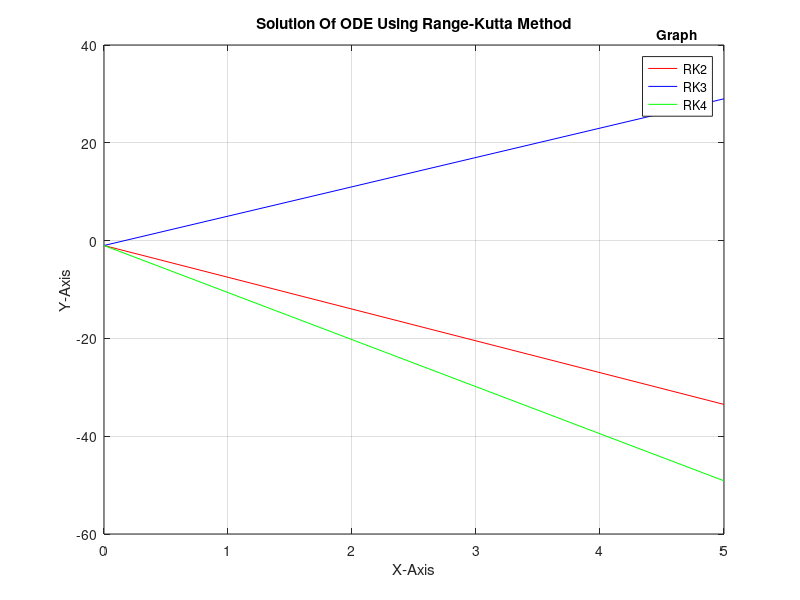

The MATLAB source for this figure:
clear all
clc
f = @(x, y) (-2 * x - y);
x(1) = 0;
y(1) = -1;
h = input("Enter Increament: ");
u = input("Enter a Point To Find It's Solution: ");
n = round(u / h) + 1;
for i = 2 : n
   x(i) = x(i - 1) + h; 
end
for i = 2 : length(x)
   k1 = h * f(x(i - 1), y(i - 1));
   k2 = h * f(x(i - 1) + (h / 2), y(i - 1) + (k1 / 2));
   y(i) = y(i - 1) + k2;
end
fprintf("The Solution Of The Given ODE using RK2 at Point(x = %.2f): %.4f\n", u, y(length(y)));
plot(x, y, 'red')
hold on
for i = 2 : length(x)
   k1 = h * f(x(i - 1), y(i - 1));
   k2 = h * f(x(i - 1) + (h / 2), y(i - 1) + (k1 / 2));
   k3 = h * f(x(i - 1) + h, y(i - 1) + 2 * k2 - k1);
   y(i) = y(i - 1) + (k1 + 4 * k2 + k3) / 6;
end
fprintf("The Solution Of The Given ODE using RK3 at Point(x = %.2f): %.4f\n", u, y(length(y)));
plot(x, y, 'blue')
for i = 2 : length(x)
   k1 = h * f(x(i - 1), y(i - 1));
   k2 = h * f(x(i - 1) + (h / 2), y(i - 1) + (k1 / 2));
   k3 = h * f(x(i - 1) + (h / 2), y(i - 1) + (k2 / 2));
   k4 = h * f(x(i - 1) + h, y(i - 1) + k3);
   y(i) = y(i - 1) + (k1 + 2 * k2 + 2 * k3 + k4) / 6;
end
fprintf("The Solution Of The Given ODE using RK4 at Point(x = %.2f): %.4f\n", u, y(length(y)));
plot(x, y, 'green')
title("Solution Of ODE Using Range-Kutta Method")
title(legend, 'Graph')
legend('RK2', 'RK3', 'RK4')
grid on
xlabel('X-Axis'); ylabel('Y-Axis')
hold off